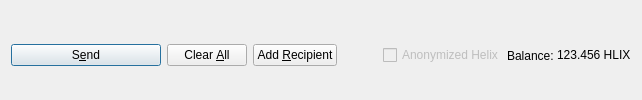
         <widget class="QFrame" name="frame_Send">
          <layout class="QHBoxLayout" name="horizontalLayout">
           <property name="bottomMargin">
            <number>0</number>
           </property>
           <item>
            <widget class="QPushButton" name="sendButton">
             <property name="minimumSize">
              <size>
               <width>150</width>
               <height>0</height>
              </size>
             </property>
             <property name="toolTip">
              <string>Confirm the send action</string>
             </property>
             <property name="text">
              <string>S&amp;end</string>
             </property>
             <property name="autoDefault">
              <bool>false</bool>
             </property>
             <property name="default">
              <bool>true</bool>
             </property>
            </widget>
           </item>
           <item>
            <widget class="QPushButton" name="clearButton">
             <property name="sizePolicy">
              <sizepolicy hsizetype="Minimum" vsizetype="Fixed">
               <horstretch>0</horstretch>
               <verstretch>0</verstretch>
              </sizepolicy>
             </property>
             <property name="toolTip">
              <string>Clear all fields of the form.</string>
             </property>
             <property name="text">
              <string>Clear &amp;All</string>
             </property>
             <property name="autoDefault">
              <bool>false</bool>
             </property>
            </widget>
           </item>
           <item>
            <widget class="QPushButton" name="addButton">
             <property name="toolTip">
              <string>Send to multiple recipients at once</string>
             </property>
             <property name="text">
              <string>Add &amp;Recipient</string>
             </property>
             <property name="autoDefault">
              <bool>false</bool>
             </property>
            </widget>
           </item>
           <item>
            <spacer name="horizontalSpacer">
             <property name="orientation">
              <enum>Qt::Horizontal</enum>
             </property>
             <property name="sizeHint" stdset="0">
              <size>
               <width>40</width>
               <height>20</height>
              </size>
             </property>
            </spacer>
           </item>
           <item>
            <layout class="QHBoxLayout" name="horizontalLayout_2">
             <property name="spacing">
              <number>3</number>
             </property>
             <item>
              <widget class="QCheckBox" name="checkzHLIX">
               <property name="enabled">
                <bool>false</bool>
               </property>
               <property name="text">
                <string>Anonymized Helix</string>
               </property>
              </widget>
             </item>
             <item>
              <widget class="QLabel" name="label">
               <property name="text">
                <string>Balance:</string>
               </property>
              </widget>
             </item>
             <item>
              <widget class="QLabel" name="labelBalance">
               <property name="sizePolicy">
                <sizepolicy hsizetype="Preferred" vsizetype="Fixed">
                 <horstretch>0</horstretch>
                 <verstretch>0</verstretch>
                </sizepolicy>
               </property>
               <property name="cursor">
                <cursorShape>IBeamCursor</cursorShape>
               </property>
               <property name="text">
                <string notr="true">123.456 HLIX</string>
               </property>
               <property name="textInteractionFlags">
                <set>Qt::LinksAccessibleByMouse|Qt::TextSelectableByKeyboard|Qt::TextSelectableByMouse</set>
               </property>
              </widget>
             </item>
            </layout>
           </item>
          </layout>
         </widget>
